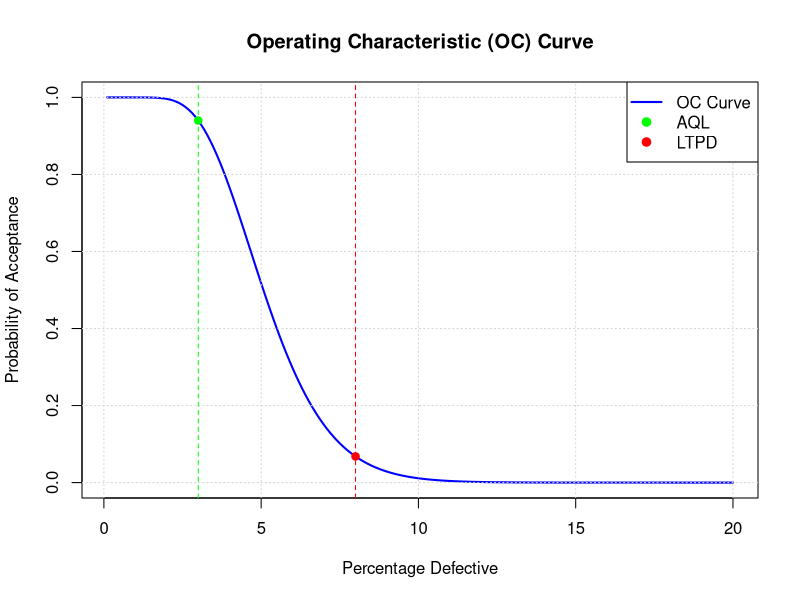
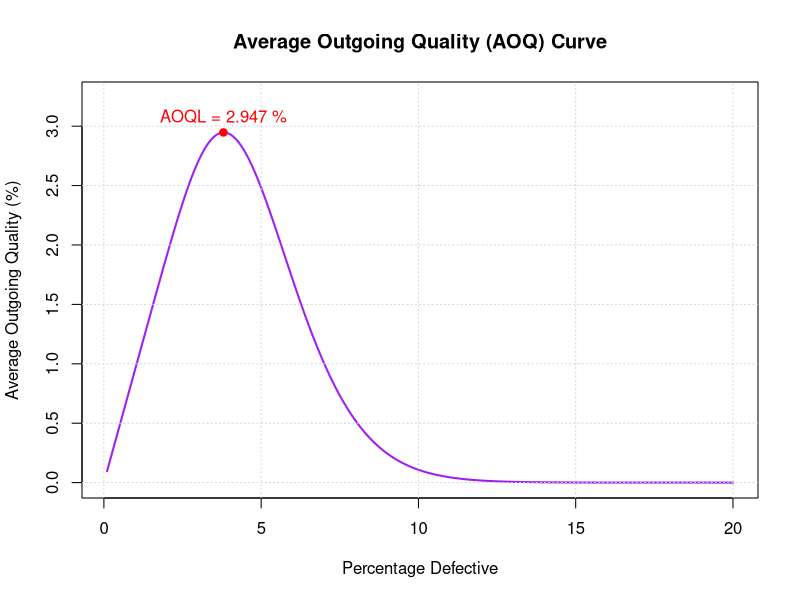
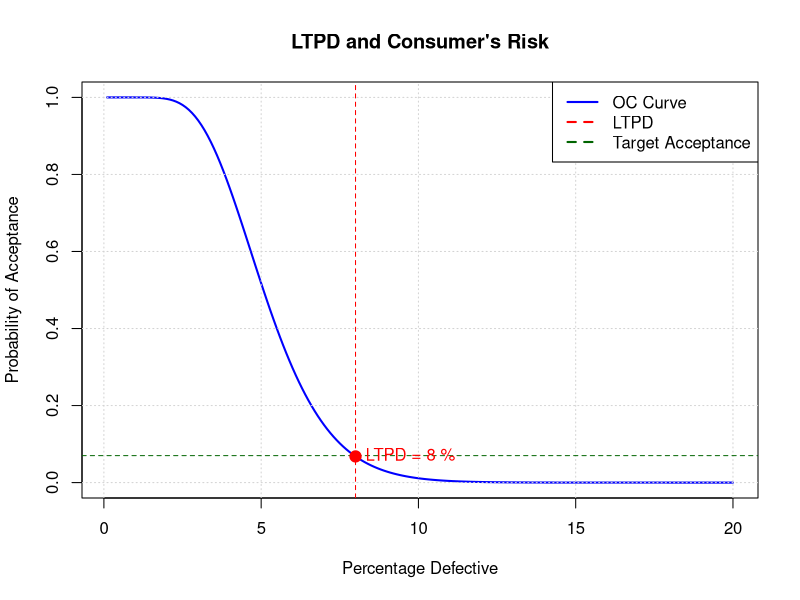

Recreate these plots in R, in order.
## ---- chunk 1


# Variables Sampling Plan for Yarn Breaking Strength

# Given values
LSL <- 25
variance <- 6
sigma <- sqrt(variance)

AQL <- 0.03
Pa_AQL <- 0.94

LTPD <- 0.08
Pa_LTPD <- 0.07

alpha <- 1 - Pa_AQL
beta <- Pa_LTPD

# Calculating the z-values
z1 <- qnorm(1 - AQL)
z2 <- qnorm(1 - LTPD)
z3 <- qnorm(Pa_AQL)
z4 <- qnorm(Pa_LTPD)

# Calculating sample size
n_exact <- ((z3 - z4) / (z1 - z2))^2

# Round sample size to next integer
n <- ceiling(n_exact)

# Calculate acceptance constants and acceptance limits
k <- z1 - z3 / sqrt(n)

acceptance_limit <- LSL + k * sigma

# Probability of acceptance function
Pa_function <- function(p) {
  z <- qnorm(1 - p)
  Pa <- pnorm(sqrt(n) * (z - k))
  return(Pa)
}

# Probability of acceptance at AQL and LTPD
Pa_at_AQL <- Pa_function(AQL)
Pa_at_LTPD <- Pa_function(LTPD)

# Display results
cat("VARIABLES SAMPLING PLAN\n")
cat("------------------------------\n")
cat("Lower Specification Limit =", LSL, "\n")
cat("Variance =", variance, "\n")
cat("Standard Deviation =", sigma, "\n")
cat("Exact Sample Size =", n_exact, "\n")
cat("Final Sample Size =", n, "\n")
cat("Acceptance Constant (k) =", k, "\n")
cat("Acceptance Limit =", acceptance_limit, "g\n")
cat("Producer's Risk =", alpha, "\n")
cat("Consumer's Risk =", beta, "\n")
cat("Probability of Acceptance at AQL =",
    Pa_at_AQL, "\n")
cat("Probability of Acceptance at LTPD =",
    Pa_at_LTPD, "\n")
## ---- chunk 2
# OC Curve

p <- seq(0.001, 0.20, by = 0.001)
Pa <- sapply(p, Pa_function)

plot(p * 100, Pa,
     type = "l",
     col = "blue",
     lwd = 2,
     main = "Operating Characteristic (OC) Curve",
     xlab = "Percentage Defective",
     ylab = "Probability of Acceptance",
     ylim = c(0, 1))

grid()

# Mark AQL
points(AQL * 100, Pa_at_AQL,
       col = "green", pch = 19)

# Mark LTPD
points(LTPD * 100, Pa_at_LTPD,
       col = "red", pch = 19)

abline(v = AQL * 100, col = "green", lty = 2)
abline(v = LTPD * 100, col = "red", lty = 2)

legend("topright",
       legend = c("OC Curve", "AQL", "LTPD"),
       col = c("blue", "green", "red"),
       lty = c(1, NA, NA),
       pch = c(NA, 19, 19),
       lwd = 2)
## ---- chunk 3
# Assumed lot size
N <- 1000

# Calculate AOQ
AOQ <- Pa * p * (N - n) / N

plot(p * 100, AOQ * 100,
     type = "l",
     col = "purple",
     lwd = 2,
     main = "Average Outgoing Quality (AOQ) Curve",
     xlab = "Percentage Defective",
     ylab = "Average Outgoing Quality (%)",
     ylim = c(0, max(AOQ) * 100 * 1.1))

grid()

# Calculate AOQL
AOQL <- max(AOQ) * 100

cat("AOQL =", AOQL, "%\n")

# Mark AOQL
max_index <- which.max(AOQ)

points(p[max_index] * 100,
       AOQ[max_index] * 100,
       col = "red", pch = 19)

text(p[max_index] * 100,
     AOQ[max_index] * 100,
     labels = paste("AOQL =", round(AOQL, 3), "%"),
     pos = 3,
     col = "red")
## ---- chunk 4
# LTPD and Consumer's Risk

plot(p * 100, Pa,
     type = "l",
     col = "blue",
     lwd = 2,
     main = "LTPD and Consumer's Risk",
     xlab = "Percentage Defective",
     ylab = "Probability of Acceptance",
     ylim = c(0, 1))

grid()

# Mark LTPD
abline(v = LTPD * 100,
       col = "red", lty = 2)

# Mark Consumer's Risk
abline(h = Pa_LTPD,
       col = "darkgreen", lty = 2)

points(LTPD * 100, Pa_at_LTPD,
       col = "red", pch = 19, cex = 1.5)

text(LTPD * 100, Pa_at_LTPD,
     labels = paste("LTPD =", LTPD * 100, "%"),
     pos = 4, col = "red")

legend("topright",
       legend = c("OC Curve", "LTPD", "Target Acceptance"),
       col = c("blue", "red", "darkgreen"),
       lty = c(1, 2, 2),
       lwd = 2)
